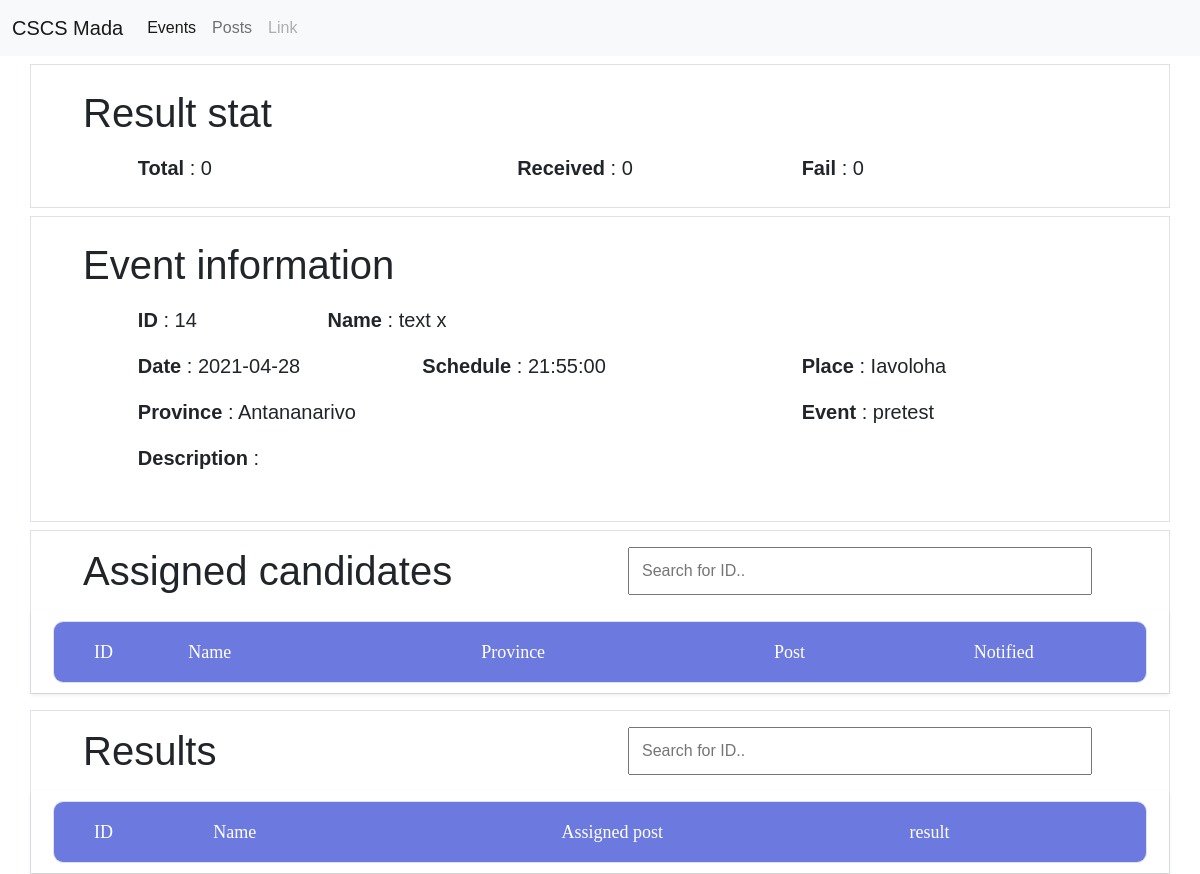
The app's page /index.php?candidate=event_card&event=14 with its own data.
### tables this page shows
CREATE TABLE `events` (
  `id` int(10) unsigned NOT NULL AUTO_INCREMENT,
  `author` varchar(255) NOT NULL,
  `responsible` varchar(255) NOT NULL,
  `contact` varchar(13) NOT NULL,
  `names` varchar(50) NOT NULL,
  `events` varchar(15) NOT NULL,
  `method` varchar(15) NOT NULL,
  `province` varchar(30) NOT NULL,
  `place` varchar(255) NOT NULL,
  `dates` date NOT NULL,
  `schedule` time NOT NULL,
  `descriptions` mediumtext NOT NULL,
  `stat` tinyint(1) NOT NULL DEFAULT 0,
  PRIMARY KEY (`id`)
);

### Inc/Model/Connection.php (called while the page is built, shortened)
<?php
class Connection
{
    public $pdo;
    private $table;
    public function init_connection($table, $fillable)
    {
        try {
            $this->pdo = new PDO('mysql:host=81.19.215.12;dbname=cscsmada_v2;charset=utf8', 'cscsmada', '40%YTPIfyg@8c8');
            $this->pdo->setAttribute(PDO::ATTR_ERRMODE, PDO::ERRMODE_EXCEPTION);
            $this->table = $table;
        } catch (Exception $e) {
            die('Erreur : ' . $e->getMessage());
        }
    }
    public function _id($id)
    {
        try {
            $query = 'SELECT * FROM ' . $this->table . ' WHERE id = ?';
            $req = $this->pdo->prepare($query);
            $req->execute(array($id));
            $data = $this->fetch_resultSet($req);
            return $data;
        } catch (Exception $e) {
            die('Erreur : ' . $e->getMessage());
        }
        return null;
    }
    public function fetch_resultSet($reponse)
    {
        $i = 0;
        while ($donnees = $reponse->fetch()) {
            $data[$i] = $donnees;
            $i++;
        }
        if (isset($data)) {
            return $data;
        }
        return null;
    }
}

### Inc/Controller/Result_Controller.php (called while the page is built, shortened)
<?php
require_once(dirname(__FILE__) . '/../Model/Result.php');
require_once(dirname(__FILE__) . '/../Controller/Event_Controller.php');
class Result_Controller
{
    private $result;
    public function __construct()
    {
        $this->result = new Result;
    }
    public function get_event_result_success($event)
    {
        return $this->result->result_success($event)[0];
    }
    public function get_event_result_fail($event)
    {
        return $this->result->result_fail($event)[0];
    }
    public function count_candidate($event)
    {
        return $this->result->total_candidate_per_event($event)[0];
    }
}

### Inc/Model/Result.php (called while the page is built, shortened)
<?php
require_once(dirname(__FILE__) . '/Connection.php');
class Result extends Connection
{
    public function result_success($event)
    {
        try {
            $req = $this->pdo->prepare('SELECT result , COUNT(*) FROM results_view WHERE events = ? AND result = 1');
            $req->execute(array($event));
            return $this->fetch_resultSet($req);
        } catch (Exception $e) {
            die('Erreur : ' . $e->getMessage());
        }
    }
    public function result_fail($event)
    {
        try {
            $req = $this->pdo->prepare('SELECT result , COUNT(*) FROM results_view WHERE events = ? AND result = 0');
            $req->execute(array($event));
            return $this->fetch_resultSet($req);
        } catch (Exception $e) {
            die('Erreur : ' . $e->getMessage());
        }
    }
    public function total_candidate_per_event($event)
    {
        try {
            $req = $this->pdo->prepare('SELECT COUNT(*) FROM test_candidate_assignment WHERE events = ?');
            $req->execute(array($event));
            return $this->fetch_resultSet($req);
        } catch (Exception $e) {
            die('Erreur : ' . $e->getMessage());
        }
    }
}

### Inc/Controller/Event_Controller.php (called while the page is built, shortened)
<?php
class Event_Controller
{
    private $event;
    public function __construct()
    {
        $this->event = new Event;
    }
    public function get_event_by_id($id)
    {
        return $this->event->_id($id)[0];
    }
}

### Pages/Backend/Candidate/event-card.php (the view, shortened to what this page needs)
<link rel="stylesheet" type="text/css" href="Assets/Vendor/animate/animate.css">
<link rel="stylesheet" type="text/css" href="Assets/Vendor/select2/select2.min.css">
<link rel="stylesheet" type="text/css" href="Assets/Vendor/perfect-scrollbar/perfect-scrollbar.css">
<link rel="stylesheet" href="https://cdn.jsdelivr.net/npm/bootstrap-icons@1.4.1/font/bootstrap-icons.css">
<link rel="stylesheet" href="Assets/Styles/table.css">
<div class="container">
    <div class="row mt-2 border ">
        <h1 class="col-md-12 mt-4" style="margin-left: 40px;">Result stat</h1>
        <div class="container mb-4" style="font-size: 20px;">
            <div class="row mt-3">
                <div class="col-md-4 offset-md-1">
                    <p> <B>Total</B> : <?php echo (isset($total[0]) ? $total[0] : '0') ?> </p>
                </div>
                <div class="col-md-3">
                    <p> <B>Received</B> : <?php echo (isset($success[0]) ? $success[0] : 0) ?> </p>
                </div>
                <div class="col-md-3 ">
                    <p> <B>Fail</B> : <?php echo (isset($fail[0]) ? $fail[0] : 0) ?> </p>
                </div>
            </div>
        </div>
    </div>
    <div class="row mt-2 border">
        <h1 class="col-md-12 mt-4" style="margin-left: 40px;">Event information</h1>
        <div class="container mb-5" style="font-size: 20px;">
            <div class="row mt-3">
                <div class="col-md-2 offset-md-1">
                    <p> <B>ID</B> : <?= $event['id'] ?></p>
                </div>
                <div class="col-md-2">
                    <p> <B>Name</B> : <?= $event['names'] ?></p>
                </div>
            </div>
            <div class="row mt-3">
                <div class="col-md-3 offset-md-1">
                    <p> <B>Date</B> : <?= $event['dates'] ?></p>
                </div>
                <div class="col-md-4">
                    <p> <B>Schedule</B> : <?= $event['schedule'] ?></p>
                </div>
                <div class="col-md-2">
                    <p> <B>Place</B> : <?= $event['place'] ?></p>
                </div>
            </div>
            <div class="row mt-3">
                <div class="col-md-4 offset-md-1">
                    <p> <B>Province</B> : <?= $event['province'] ?></p>
                </div>
                <div class="col-md-3 offset-md-3">
                    <p> <B>Event</B> : <?= $event['events'] ?></p>
                </div>
            </div>
            <div class="row mt-3">
                <div class="col-md-11 offset-md-1">
                    <p> <B>Description</B> : <?= $event['descriptions'] ?></p>
                </div>
            </div>
        </div>
    </div>
    <div class="row mt-2 mb-3 border">
        <div class="row">
            <h1 class="col-md-6 mt-3" style="margin-left: 40px;">Assigned candidates</h1>
            <input class="col-md-5 mt-3" type="text" id="assigned_id_input" onkeyup="assigned_search()" placeholder="Search for ID..">
        </div>
        <div class="container shadow-sm mt-3" style="font-size: 20px;">
            <div class="limiter">
                <div class="container-table100">
                    <div class="wrap-table100">
                        <div class="table100 border ver1 m-b-110">
                            <div class="table100-head">
                                <table>
                                    <thead>
                                        <tr class="row100 head">
                                            <th class="cell100 column1">ID</th>
                                            <th class="cell100 column2">Name</th>
                                            <th class="cell100 column3">Province</th>
                                            <th class="cell100 column4">Post</th>
                                            <th class="cell100 column5">Notified</th>
                                        </tr>
                                    </thead>
                                </table>
                            </div>
                        </div>
                    </div>
                </div>
            </div>
        </div>
    </div>
    <div class="row mt-2 mb-3 border">
        <div class="row">
            <h1 class="col-md-6 mt-3" style="margin-left: 40px;">Results</h1>
            <input class="col-md-5 mt-3" type="text" id="result_id_input" onkeyup="result_search()" placeholder="Search for ID..">
        </div>
        <div class="container shadow-sm mt-3" style="font-size: 20px;">
            <div class="limiter">
                <div class="container-table100">
                    <div class="wrap-table100">
                        <div class="table100 border ver1 m-b-110">
                            <div class="table100-head">
                                <table>
                                    <thead>
                                        <tr class="row100 head">
                                            <th class="cell100 column1">ID</th>
                                            <th class="cell100 column2">Name</th>
                                            <th class="cell100 column3">Assigned post</th>
                                            <th class="cell100 column4">result</th>
                                        </tr>
                                    </thead>
                                </table>
                            </div>
                        </div>
                    </div>
                </div>
            </div>
        </div>
    </div>
</div>
<?php require('template.php'); ?>

### Assets/Styles/table.css (style rules this page uses)
* { box-sizing: border-box; }
body, html { height: 100%; font-family: sans-serif; }
h1, h2, h3, h4, h5, h6 { margin: 0px; }
p { margin: 0px; }
.limiter { width: 100%; margin: 0 auto; }
.container-table100 { width: 100%; min-height: auto; background: #fff; display: -webkit-box; display: -webkit-flex; display: -moz-box; display: -ms-flexbox; display: flex; flex-wrap: wrap; padding: 10px; }
.wrap-table100 { width: 1170px; }
.table100 { background-color: #fff; }
table { width: 100%; }
th, td { font-weight: unset; padding-right: 0px; }
.column1 { width: 10%; padding-left: 40px; }
.column2 { width: 22%; }
.column3 { width: 22%; }
.column4 { width: 15%; }
.column5 { width: 13%; }
.table100-head th { padding-top: 18px; padding-bottom: 18px; }
.table100 { position: relative; padding-top: 60px; }
.table100-head { position: absolute; width: 100%; top: 0; left: 0; }
.table100.ver1 th { font-family: Lato-Bold; font-size: 18px; color: #fff; line-height: 1.4; background-color: #6c7ae0; }
.table100.ver1 { border-radius: 10px; overflow: hidden; }

### records on screen
events: id "14", names "text x", dates "2021-04-28", schedule "21:55:00", place "Iavoloha", province "Antananarivo", events "pretest"

### other values on screen
$total[0] "0"
